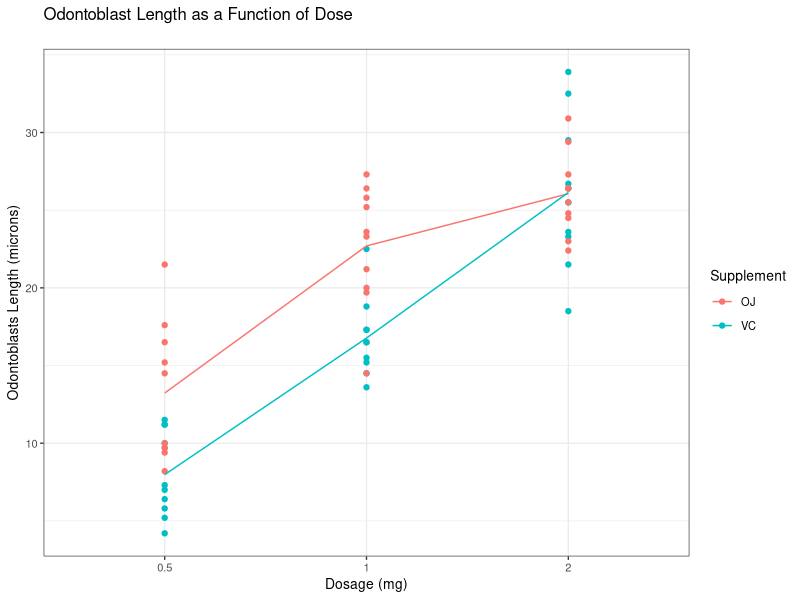

The R script that drew this image:
## ---- chunk 1
suppressMessages(library(datasets))
suppressMessages(library(ggplot2))
suppressMessages(library(dplyr))
suppressMessages(library(knitr))

data("ToothGrowth")
## ---- chunk 2
str(ToothGrowth)
paste("Complete Cases:", sum(complete.cases(ToothGrowth)))
## ---- chunk 3
ToothGrowth %>%
  ggplot(aes(x=factor(dose), y=len, group=supp, color=supp)) +
  ggtitle("Odontoblast Length as a Function of Dose\n") +
  labs(x = "Dosage (mg)", y = "Odontoblasts Length (microns)", color="Supplement") +
  geom_point() +
  stat_summary(aes(group=supp, color=supp), fun.y=mean, geom="line") +
  theme_bw(base_size = 10)
## ---- chunk 4
stat1 <- ToothGrowth %>%
  group_by(dose, supp) %>%
  summarize(mean = mean(len), median=median(len), var=var(len))
kable(x=stat1, digits=2, col.names=c("Dose", "Supplement", "Median", "Mean", "Variance"))
## ---- chunk 5
d05 <- ToothGrowth %>% filter(dose == .5)
d1 <- ToothGrowth %>% filter(dose == 1)
d2 <- ToothGrowth %>% filter(dose==2)
t1 <- t.test(d05$len, d1$len, conf.level=.975, paired=FALSE, var.equal=FALSE)
t2 <- t.test(d05$len, d2$len, conf.level=.975, paired=FALSE, var.equal=FALSE)
t3 <- t.test(d1$len, d2$len, conf.level=.975, paired=FALSE, var.equal=FALSE)
g1dose <- c(".5", ".5", "1")
g2dose <- c("1", "2", "2")
lb <- c(t1$conf.int[1], t2$conf.int[1], t3$conf.int[1])
ub <- c(t1$conf.int[2], t2$conf.int[2], t3$conf.int[2])
pval <- c(t1$p.value, t2$p.value, t3$p.value)
kable(data.frame(g1dose, g2dose, lb, ub, pval), col.names = c("Group 1 Dose","Group 2 Dose","CI Lower Bound","CI Upper Bound","p-value"))
## ---- chunk 6
svc <- ToothGrowth %>% filter(supp == 'VC')
soj <- ToothGrowth %>% filter(supp == 'OJ')
t4 <- t.test(svc$len, soj$len, conf.level=.975, paired=FALSE, var.equal=FALSE)
g1supp <- c("Orange Juice")
g2supp <- c("Ascorbic Acid")
lb <- c(t4$conf.int[1])
ub <- c(t4$conf.int[2])
pval <- c(t4$p.value)
kable(data.frame(g1supp, g2supp, lb, ub, pval), col.names = c("Group 1 Supplement","Group 2 Supplement","CI Lower Bound","CI Upper Bound","p-value"))
